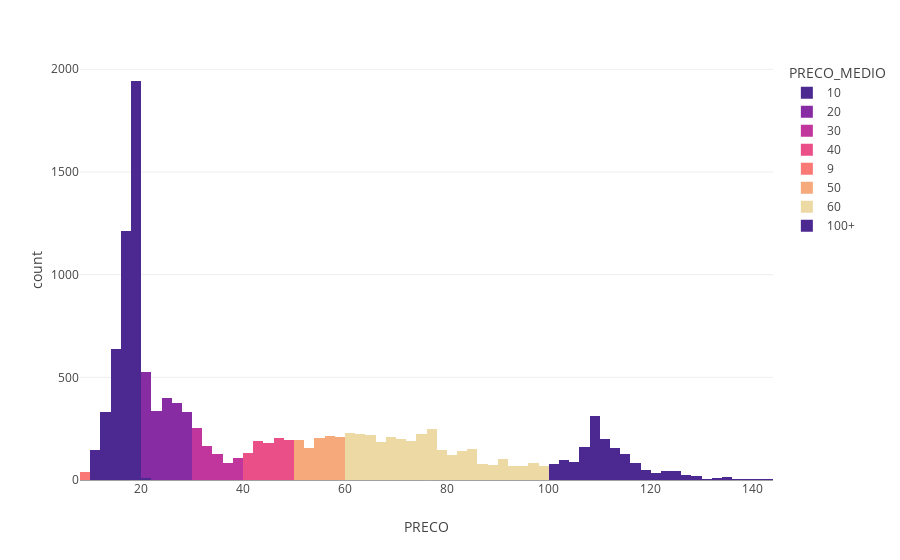

Source (notebook cell):
### Markdown cell above
#### <font color='#FFBF78'>3.1 Analisando os dados históricos</font>
Nesta seção, fazemos uma análise rápida sobre a distribuição dos preços.

### Code cell
px.histogram(df_oleo, x='PRECO', color='PRECO_MEDIO', color_discrete_sequence=px.colors.sequential.Agsunset)

### Figure 1 — Plotly figure (JSON) as saved in the notebook; plotly's stock layout.template omitted (floating-point values rounded to 4 significant figures; data arrays with more than 128 entries replaced by an {"elided": "..."} marker saying what was removed)
{"data": [{"alignmentgroup": "True", "bingroup": "x", "hovertemplate": "PRECO_MEDIO=10<br>PRECO=%{x}<br>count=%{y}<extra></extra>", "legendgroup": "10", "marker": {"color": "rgb(75, 41, 145)", "pattern": {"shape": ""}}, "name": "10", "offsetgroup": "10", "orientation": "v", "showlegend": true, "type": "histogram", "x": {"elided": "4281 float values"}, "xaxis": "x", "yaxis": "y"}, {"alignmentgroup": "True", "bingroup": "x", "hovertemplate": "PRECO_MEDIO=20<br>PRECO=%{x}<br>count=%{y}<extra></extra>", "legendgroup": "20", "marker": {"color": "rgb(135, 44, 162)", "pattern": {"shape": ""}}, "name": "20", "offsetgroup": "20", "orientation": "v", "showlegend": true, "type": "histogram", "x": {"elided": "1962 float values"}, "xaxis": "x", "yaxis": "y"}, {"alignmentgroup": "True", "bingroup": "x", "hovertemplate": "PRECO_MEDIO=30<br>PRECO=%{x}<br>count=%{y}<extra></extra>", "legendgroup": "30", "marker": {"color": "rgb(192, 54, 157)", "pattern": {"shape": ""}}, "name": "30", "offsetgroup": "30", "orientation": "v", "showlegend": true, "type": "histogram", "x": {"elided": "742 float values"}, "xaxis": "x", "yaxis": "y"}, {"alignmentgroup": "True", "bingroup": "x", "hovertemplate": "PRECO_MEDIO=40<br>PRECO=%{x}<br>count=%{y}<extra></extra>", "legendgroup": "40", "marker": {"color": "rgb(234, 79, 136)", "pattern": {"shape": ""}}, "name": "40", "offsetgroup": "40", "orientation": "v", "showlegend": true, "type": "histogram", "x": {"elided": "896 float values"}, "xaxis": "x", "yaxis": "y"}, {"alignmentgroup": "True", "bingroup": "x", "hovertemplate": "PRECO_MEDIO=9<br>PRECO=%{x}<br>count=%{y}<extra></extra>", "legendgroup": "9", "marker": {"color": "rgb(250, 120, 118)", "pattern": {"shape": ""}}, "name": "9", "offsetgroup": "9", "orientation": "v", "showlegend": true, "type": "histogram", "x": [9.91, 9.87, 9.71, 9.73, 9.73, 9.73, 9.7, 9.68, 9.46, 9.1, 9.26, 9.26, 9.26, 9.45, 9.57, 9.92, 9.62, 9.62, 9.62, 9.45, 9.83, 9.91, 9.91, 9.91, 9.91, 9.91, 9.91, 9.97, 9.77, 9.88, 9.82, 9.97, 9.97, 9.97, 9.97, 9.98, 9.93, 9.12], "xaxis": "x", "yaxis": "y"}, {"alignmentgroup": "True", "bingroup": "x", "hovertemplate": "PRECO_MEDIO=50<br>PRECO=%{x}<br>count=%{y}<extra></extra>", "legendgroup": "50", "marker": {"color": "rgb(246, 169, 122)", "pattern": {"shape": ""}}, "name": "50", "offsetgroup": "50", "orientation": "v", "showlegend": true, "type": "histogram", "x": {"elided": "979 float values"}, "xaxis": "x", "yaxis": "y"}, {"alignmentgroup": "True", "bingroup": "x", "hovertemplate": "PRECO_MEDIO=60<br>PRECO=%{x}<br>count=%{y}<extra></extra>", "legendgroup": "60", "marker": {"color": "rgb(237, 217, 163)", "pattern": {"shape": ""}}, "name": "60", "offsetgroup": "60", "orientation": "v", "showlegend": true, "type": "histogram", "x": {"elided": "3012 float values"}, "xaxis": "x", "yaxis": "y"}, {"alignmentgroup": "True", "bingroup": "x", "hovertemplate": "PRECO_MEDIO=100+<br>PRECO=%{x}<br>count=%{y}<extra></extra>", "legendgroup": "100+", "marker": {"color": "rgb(75, 41, 145)", "pattern": {"shape": ""}}, "name": "100+", "offsetgroup": "100+", "orientation": "v", "showlegend": true, "type": "histogram", "x": {"elided": "1563 float values"}, "xaxis": "x", "yaxis": "y"}], "layout": {"barmode": "relative", "legend": {"title": {"text": "PRECO_MEDIO"}, "tracegroupgap": 0}, "margin": {"t": 60}, "xaxis": {"anchor": "y", "domain": [0, 1], "title": {"text": "PRECO"}}, "yaxis": {"anchor": "x", "domain": [0, 1], "title": {"text": "count"}}}}
